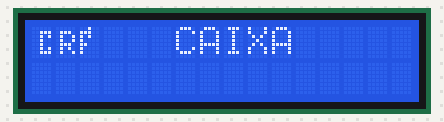
This sketch was run on a simulated Arduino Uno, built with avr-gcc and run on an emulated ATmega328P. Shown: 16×2 character LCD.

Above: at 0.1 s.
At 3.2 s:
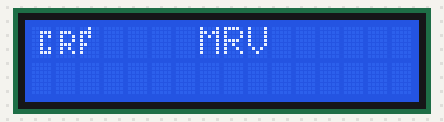
At 6.2 s:
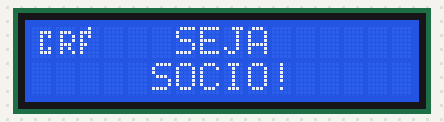

Measured:
- by itself, everything shown: repeats every 9.0 s, in 3 steps
- what the display in image 1 shows lasts 3.0 s, from 3.1 s to 6.1 s

The sketch:

projetocamisa.ino
```cpp
#include <Wire.h>
#include <LiquidCrystal_I2C.h>

// Inicializa o display no endereço 0x27
LiquidCrystal_I2C lcd(0x27, 2, 1, 0, 4, 5, 6, 7, 3, POSITIVE);
byte sym1[8] = {0x4,0x1c,0x14,0x10,0x18,0x10,0x10};
byte sym2[8] = {0x0,0xe,0x9,0x9,0xe,0xa,0x9};
byte sym3[8] = {0x0,0x7,0x5,0x4,0x4,0x5,0x7};


void setup() {
 lcd.begin (16, 2);
 lcd.setBacklight(HIGH);
 lcd.createChar(0, sym1);
 lcd.createChar(1, sym2);
 lcd.createChar(2, sym3);
}

void loop() {
 lcd.clear();
 lcd.setCursor(0,0);
 lcd.print((char)2);
 lcd.print((char)1);
 lcd.print((char)0);
 lcd.setCursor(6, 0);
 lcd.print("CAIXA");
 delay (3000);

 lcd.clear();
 lcd.setCursor(0,0);
 lcd.print((char)2);
 lcd.print((char)1);
 lcd.print((char)0);
 lcd.setCursor(7, 0);
 lcd.print("MRV");
 delay (3000);

 lcd.clear();
 lcd.setCursor(0,0);
 lcd.print((char)2);
 lcd.print((char)1);
 lcd.print((char)0);
 lcd.setCursor(6, 0);
 lcd.print("SEJA");
 lcd.setCursor(5, 1);
 lcd.print("SOCIO!");
 delay (3000);

}
```
